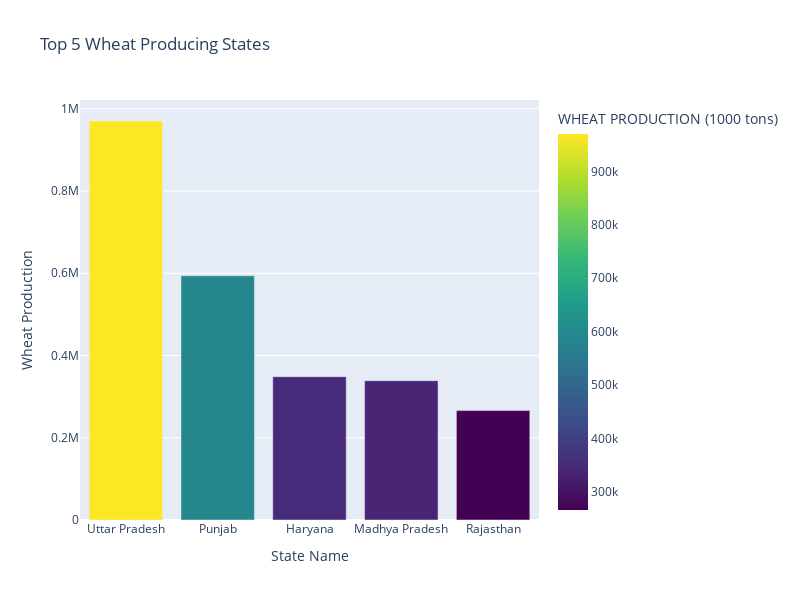

Notebook cell for this chart:
### Code cell
# Bar Chart
fig = px.bar(wheat_state,
                x = 'State Name',y = 'WHEAT PRODUCTION (1000 tons)',
                title='Top 5 Wheat Producing States',
                labels={'State Name':'State Name','Wheat Production':'WHEAT PRODUCTION (1000 tons)'},
                color='WHEAT PRODUCTION (1000 tons)',color_continuous_scale='viridis')

fig.update_layout(xaxis_title = 'State Name',yaxis_title = 'Wheat Production')
fig.update_layout(height = 600, width = 800)
fig.show()

### Figure 1 — Plotly figure (JSON) as saved in the notebook; plotly's stock layout.template omitted (floating-point values rounded to 4 significant figures)
{"data": [{"alignmentgroup": "True", "hovertemplate": "State Name=%{x}<br>WHEAT PRODUCTION (1000 tons)=%{marker.color}<extra></extra>", "legendgroup": "", "marker": {"color": [970200.0, 593800.0, 348400.0, 338600.0, 266000.0], "coloraxis": "coloraxis", "pattern": {"shape": ""}}, "name": "", "offsetgroup": "", "orientation": "v", "showlegend": false, "textposition": "auto", "type": "bar", "x": ["Uttar Pradesh", "Punjab", "Haryana", "Madhya Pradesh", "Rajasthan"], "xaxis": "x", "y": [970200.0, 593800.0, 348400.0, 338600.0, 266000.0], "yaxis": "y"}], "layout": {"barmode": "relative", "coloraxis": {"colorbar": {"title": {"text": "WHEAT PRODUCTION (1000 tons)"}}, "colorscale": [[0, "#440154"], [0.1111, "#482878"], [0.2222, "#3e4989"], [0.3333, "#31688e"], [0.4444, "#26828e"], [0.5556, "#1f9e89"], [0.6667, "#35b779"], [0.7778, "#6ece58"], [0.8889, "#b5de2b"], [1, "#fde725"]]}, "height": 600, "legend": {"tracegroupgap": 0}, "title": {"text": "Top 5 Wheat Producing States"}, "width": 800, "xaxis": {"anchor": "y", "domain": [0, 1], "title": {"text": "State Name"}}, "yaxis": {"anchor": "x", "domain": [0, 1], "title": {"text": "Wheat Production"}}}}
